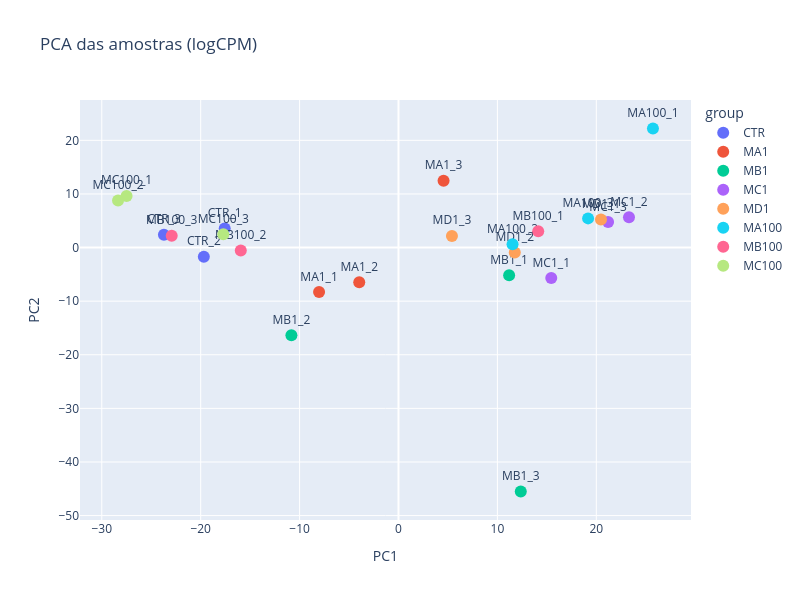
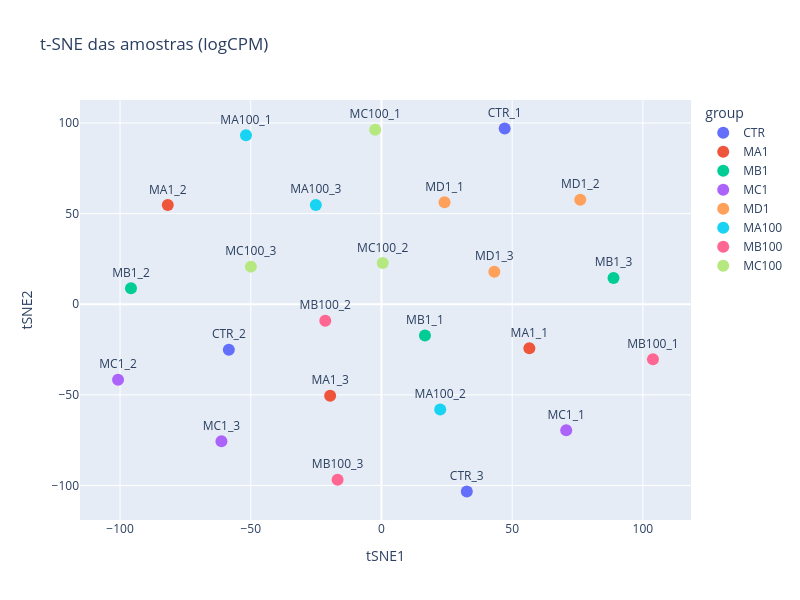
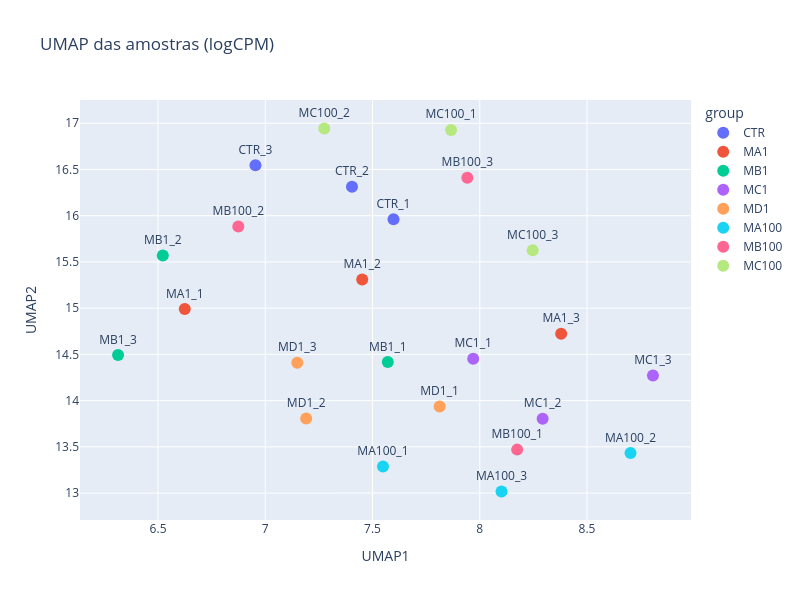

Notebook cell for these charts, in order:
### Markdown cell above
## Exploração dos Dados

### Code cell
# Visualizações de PCA, t-SNE e UMAP dos dados em 2 dimensões usando logCPM
pca_fig = plot_dim_reduction(counts_df, metadata_df, metodo="PCA")
pca_fig.show()

tsne_fig = plot_dim_reduction(counts_df, metadata_df, metodo="TSNE")
tsne_fig.show()

umap_fig = plot_dim_reduction(counts_df, metadata_df, metodo="UMAP")
umap_fig.show()

### Figure 1 — Plotly figure (JSON) as saved in the notebook; plotly's stock layout.template omitted (floating-point values rounded to 4 significant figures)
{"data": [{"hovertemplate": "group=CTR<br>PC1=%{x}<br>PC2=%{y}<br>sample_id=%{text}<extra></extra>", "legendgroup": "CTR", "marker": {"color": "#636efa", "size": 12, "symbol": "circle"}, "mode": "markers+text", "name": "CTR", "orientation": "v", "showlegend": true, "text": ["CTR_1", "CTR_2", "CTR_3"], "textposition": "top center", "type": "scatter", "x": [-17.57, -19.68, -23.72], "xaxis": "x", "y": [3.558, -1.712, 2.409], "yaxis": "y"}, {"hovertemplate": "group=MA1<br>PC1=%{x}<br>PC2=%{y}<br>sample_id=%{text}<extra></extra>", "legendgroup": "MA1", "marker": {"color": "#EF553B", "size": 12, "symbol": "circle"}, "mode": "markers+text", "name": "MA1", "orientation": "v", "showlegend": true, "text": ["MA1_1", "MA1_2", "MA1_3"], "textposition": "top center", "type": "scatter", "x": [-8.031, -3.969, 4.556], "xaxis": "x", "y": [-8.311, -6.458, 12.46], "yaxis": "y"}, {"hovertemplate": "group=MB1<br>PC1=%{x}<br>PC2=%{y}<br>sample_id=%{text}<extra></extra>", "legendgroup": "MB1", "marker": {"color": "#00cc96", "size": 12, "symbol": "circle"}, "mode": "markers+text", "name": "MB1", "orientation": "v", "showlegend": true, "text": ["MB1_1", "MB1_2", "MB1_3"], "textposition": "top center", "type": "scatter", "x": [11.19, -10.83, 12.36], "xaxis": "x", "y": [-5.158, -16.35, -45.51], "yaxis": "y"}, {"hovertemplate": "group=MC1<br>PC1=%{x}<br>PC2=%{y}<br>sample_id=%{text}<extra></extra>", "legendgroup": "MC1", "marker": {"color": "#ab63fa", "size": 12, "symbol": "circle"}, "mode": "markers+text", "name": "MC1", "orientation": "v", "showlegend": true, "text": ["MC1_1", "MC1_2", "MC1_3"], "textposition": "top center", "type": "scatter", "x": [15.44, 23.3, 21.19], "xaxis": "x", "y": [-5.684, 5.668, 4.765], "yaxis": "y"}, {"hovertemplate": "group=MD1<br>PC1=%{x}<br>PC2=%{y}<br>sample_id=%{text}<extra></extra>", "legendgroup": "MD1", "marker": {"color": "#FFA15A", "size": 12, "symbol": "circle"}, "mode": "markers+text", "name": "MD1", "orientation": "v", "showlegend": true, "text": ["MD1_1", "MD1_2", "MD1_3"], "textposition": "top center", "type": "scatter", "x": [20.47, 11.76, 5.404], "xaxis": "x", "y": [5.216, -0.9057, 2.165], "yaxis": "y"}, {"hovertemplate": "group=MA100<br>PC1=%{x}<br>PC2=%{y}<br>sample_id=%{text}<extra></extra>", "legendgroup": "MA100", "marker": {"color": "#19d3f3", "size": 12, "symbol": "circle"}, "mode": "markers+text", "name": "MA100", "orientation": "v", "showlegend": true, "text": ["MA100_1", "MA100_2", "MA100_3"], "textposition": "top center", "type": "scatter", "x": [25.73, 11.53, 19.17], "xaxis": "x", "y": [22.21, 0.6163, 5.441], "yaxis": "y"}, {"hovertemplate": "group=MB100<br>PC1=%{x}<br>PC2=%{y}<br>sample_id=%{text}<extra></extra>", "legendgroup": "MB100", "marker": {"color": "#FF6692", "size": 12, "symbol": "circle"}, "mode": "markers+text", "name": "MB100", "orientation": "v", "showlegend": true, "text": ["MB100_1", "MB100_2", "MB100_3"], "textposition": "top center", "type": "scatter", "x": [14.13, -15.95, -22.93], "xaxis": "x", "y": [3.055, -0.5509, 2.213], "yaxis": "y"}, {"hovertemplate": "group=MC100<br>PC1=%{x}<br>PC2=%{y}<br>sample_id=%{text}<extra></extra>", "legendgroup": "MC100", "marker": {"color": "#B6E880", "size": 12, "symbol": "circle"}, "mode": "markers+text", "name": "MC100", "orientation": "v", "showlegend": true, "text": ["MC100_1", "MC100_2", "MC100_3"], "textposition": "top center", "type": "scatter", "x": [-27.49, -28.36, -17.71], "xaxis": "x", "y": [9.634, 8.764, 2.466], "yaxis": "y"}], "layout": {"height": 600, "legend": {"title": {"text": "group"}, "tracegroupgap": 0}, "title": {"text": "PCA das amostras (logCPM)"}, "width": 800, "xaxis": {"anchor": "y", "domain": [0, 1], "title": {"text": "PC1"}}, "yaxis": {"anchor": "x", "domain": [0, 1], "title": {"text": "PC2"}}}}

### Figure 2 — Plotly figure (JSON) as saved in the notebook; plotly's stock layout.template omitted (floating-point values rounded to 4 significant figures)
{"data": [{"hovertemplate": "group=CTR<br>tSNE1=%{x}<br>tSNE2=%{y}<br>sample_id=%{text}<extra></extra>", "legendgroup": "CTR", "marker": {"color": "#636efa", "size": 12, "symbol": "circle"}, "mode": "markers+text", "name": "CTR", "orientation": "v", "showlegend": true, "text": ["CTR_1", "CTR_2", "CTR_3"], "textposition": "top center", "type": "scatter", "x": [47.14, -58.39, 32.64], "xaxis": "x", "y": [96.94, -25.08, -103.3], "yaxis": "y"}, {"hovertemplate": "group=MA1<br>tSNE1=%{x}<br>tSNE2=%{y}<br>sample_id=%{text}<extra></extra>", "legendgroup": "MA1", "marker": {"color": "#EF553B", "size": 12, "symbol": "circle"}, "mode": "markers+text", "name": "MA1", "orientation": "v", "showlegend": true, "text": ["MA1_1", "MA1_2", "MA1_3"], "textposition": "top center", "type": "scatter", "x": [56.57, -81.74, -19.63], "xaxis": "x", "y": [-24.25, 54.72, -50.53], "yaxis": "y"}, {"hovertemplate": "group=MB1<br>tSNE1=%{x}<br>tSNE2=%{y}<br>sample_id=%{text}<extra></extra>", "legendgroup": "MB1", "marker": {"color": "#00cc96", "size": 12, "symbol": "circle"}, "mode": "markers+text", "name": "MB1", "orientation": "v", "showlegend": true, "text": ["MB1_1", "MB1_2", "MB1_3"], "textposition": "top center", "type": "scatter", "x": [16.64, -95.82, 88.77], "xaxis": "x", "y": [-17.22, 8.834, 14.51], "yaxis": "y"}, {"hovertemplate": "group=MC1<br>tSNE1=%{x}<br>tSNE2=%{y}<br>sample_id=%{text}<extra></extra>", "legendgroup": "MC1", "marker": {"color": "#ab63fa", "size": 12, "symbol": "circle"}, "mode": "markers+text", "name": "MC1", "orientation": "v", "showlegend": true, "text": ["MC1_1", "MC1_2", "MC1_3"], "textposition": "top center", "type": "scatter", "x": [70.68, -100.8, -61.22], "xaxis": "x", "y": [-69.54, -41.67, -75.65], "yaxis": "y"}, {"hovertemplate": "group=MD1<br>tSNE1=%{x}<br>tSNE2=%{y}<br>sample_id=%{text}<extra></extra>", "legendgroup": "MD1", "marker": {"color": "#FFA15A", "size": 12, "symbol": "circle"}, "mode": "markers+text", "name": "MD1", "orientation": "v", "showlegend": true, "text": ["MD1_1", "MD1_2", "MD1_3"], "textposition": "top center", "type": "scatter", "x": [24.13, 76.05, 43.17], "xaxis": "x", "y": [56.21, 57.69, 17.86], "yaxis": "y"}, {"hovertemplate": "group=MA100<br>tSNE1=%{x}<br>tSNE2=%{y}<br>sample_id=%{text}<extra></extra>", "legendgroup": "MA100", "marker": {"color": "#19d3f3", "size": 12, "symbol": "circle"}, "mode": "markers+text", "name": "MA100", "orientation": "v", "showlegend": true, "text": ["MA100_1", "MA100_2", "MA100_3"], "textposition": "top center", "type": "scatter", "x": [-51.83, 22.47, -25.12], "xaxis": "x", "y": [93.23, -58.1, 54.79], "yaxis": "y"}, {"hovertemplate": "group=MB100<br>tSNE1=%{x}<br>tSNE2=%{y}<br>sample_id=%{text}<extra></extra>", "legendgroup": "MB100", "marker": {"color": "#FF6692", "size": 12, "symbol": "circle"}, "mode": "markers+text", "name": "MB100", "orientation": "v", "showlegend": true, "text": ["MB100_1", "MB100_2", "MB100_3"], "textposition": "top center", "type": "scatter", "x": [103.9, -21.5, -16.79], "xaxis": "x", "y": [-30.39, -9.173, -96.9], "yaxis": "y"}, {"hovertemplate": "group=MC100<br>tSNE1=%{x}<br>tSNE2=%{y}<br>sample_id=%{text}<extra></extra>", "legendgroup": "MC100", "marker": {"color": "#B6E880", "size": 12, "symbol": "circle"}, "mode": "markers+text", "name": "MC100", "orientation": "v", "showlegend": true, "text": ["MC100_1", "MC100_2", "MC100_3"], "textposition": "top center", "type": "scatter", "x": [-2.412, 0.4768, -49.96], "xaxis": "x", "y": [96.26, 22.72, 20.73], "yaxis": "y"}], "layout": {"height": 600, "legend": {"title": {"text": "group"}, "tracegroupgap": 0}, "title": {"text": "t-SNE das amostras (logCPM)"}, "width": 800, "xaxis": {"anchor": "y", "domain": [0, 1], "title": {"text": "tSNE1"}}, "yaxis": {"anchor": "x", "domain": [0, 1], "title": {"text": "tSNE2"}}}}

### Figure 3 — Plotly figure (JSON) as saved in the notebook; plotly's stock layout.template omitted (floating-point values rounded to 4 significant figures)
{"data": [{"hovertemplate": "group=CTR<br>UMAP1=%{x}<br>UMAP2=%{y}<br>sample_id=%{text}<extra></extra>", "legendgroup": "CTR", "marker": {"color": "#636efa", "size": 12, "symbol": "circle"}, "mode": "markers+text", "name": "CTR", "orientation": "v", "showlegend": true, "text": ["CTR_1", "CTR_2", "CTR_3"], "textposition": "top center", "type": "scatter", "x": [7.598, 7.404, 6.954], "xaxis": "x", "y": [15.96, 16.31, 16.55], "yaxis": "y"}, {"hovertemplate": "group=MA1<br>UMAP1=%{x}<br>UMAP2=%{y}<br>sample_id=%{text}<extra></extra>", "legendgroup": "MA1", "marker": {"color": "#EF553B", "size": 12, "symbol": "circle"}, "mode": "markers+text", "name": "MA1", "orientation": "v", "showlegend": true, "text": ["MA1_1", "MA1_2", "MA1_3"], "textposition": "top center", "type": "scatter", "x": [6.625, 7.452, 8.38], "xaxis": "x", "y": [14.99, 15.31, 14.72], "yaxis": "y"}, {"hovertemplate": "group=MB1<br>UMAP1=%{x}<br>UMAP2=%{y}<br>sample_id=%{text}<extra></extra>", "legendgroup": "MB1", "marker": {"color": "#00cc96", "size": 12, "symbol": "circle"}, "mode": "markers+text", "name": "MB1", "orientation": "v", "showlegend": true, "text": ["MB1_1", "MB1_2", "MB1_3"], "textposition": "top center", "type": "scatter", "x": [7.571, 6.522, 6.314], "xaxis": "x", "y": [14.42, 15.57, 14.49], "yaxis": "y"}, {"hovertemplate": "group=MC1<br>UMAP1=%{x}<br>UMAP2=%{y}<br>sample_id=%{text}<extra></extra>", "legendgroup": "MC1", "marker": {"color": "#ab63fa", "size": 12, "symbol": "circle"}, "mode": "markers+text", "name": "MC1", "orientation": "v", "showlegend": true, "text": ["MC1_1", "MC1_2", "MC1_3"], "textposition": "top center", "type": "scatter", "x": [7.969, 8.293, 8.808], "xaxis": "x", "y": [14.45, 13.8, 14.27], "yaxis": "y"}, {"hovertemplate": "group=MD1<br>UMAP1=%{x}<br>UMAP2=%{y}<br>sample_id=%{text}<extra></extra>", "legendgroup": "MD1", "marker": {"color": "#FFA15A", "size": 12, "symbol": "circle"}, "mode": "markers+text", "name": "MD1", "orientation": "v", "showlegend": true, "text": ["MD1_1", "MD1_2", "MD1_3"], "textposition": "top center", "type": "scatter", "x": [7.813, 7.191, 7.149], "xaxis": "x", "y": [13.94, 13.81, 14.41], "yaxis": "y"}, {"hovertemplate": "group=MA100<br>UMAP1=%{x}<br>UMAP2=%{y}<br>sample_id=%{text}<extra></extra>", "legendgroup": "MA100", "marker": {"color": "#19d3f3", "size": 12, "symbol": "circle"}, "mode": "markers+text", "name": "MA100", "orientation": "v", "showlegend": true, "text": ["MA100_1", "MA100_2", "MA100_3"], "textposition": "top center", "type": "scatter", "x": [7.549, 8.703, 8.101], "xaxis": "x", "y": [13.29, 13.43, 13.02], "yaxis": "y"}, {"hovertemplate": "group=MB100<br>UMAP1=%{x}<br>UMAP2=%{y}<br>sample_id=%{text}<extra></extra>", "legendgroup": "MB100", "marker": {"color": "#FF6692", "size": 12, "symbol": "circle"}, "mode": "markers+text", "name": "MB100", "orientation": "v", "showlegend": true, "text": ["MB100_1", "MB100_2", "MB100_3"], "textposition": "top center", "type": "scatter", "x": [8.174, 6.874, 7.942], "xaxis": "x", "y": [13.47, 15.88, 16.41], "yaxis": "y"}, {"hovertemplate": "group=MC100<br>UMAP1=%{x}<br>UMAP2=%{y}<br>sample_id=%{text}<extra></extra>", "legendgroup": "MC100", "marker": {"color": "#B6E880", "size": 12, "symbol": "circle"}, "mode": "markers+text", "name": "MC100", "orientation": "v", "showlegend": true, "text": ["MC100_1", "MC100_2", "MC100_3"], "textposition": "top center", "type": "scatter", "x": [7.866, 7.275, 8.247], "xaxis": "x", "y": [16.93, 16.94, 15.63], "yaxis": "y"}], "layout": {"height": 600, "legend": {"title": {"text": "group"}, "tracegroupgap": 0}, "title": {"text": "UMAP das amostras (logCPM)"}, "width": 800, "xaxis": {"anchor": "y", "domain": [0, 1], "title": {"text": "UMAP1"}}, "yaxis": {"anchor": "x", "domain": [0, 1], "title": {"text": "UMAP2"}}}}
